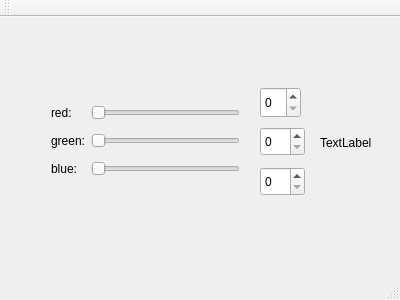
<?xml version="1.0" encoding="UTF-8"?>
<ui version="4.0">
 <class>MainWindow</class>
 <widget class="QMainWindow" name="MainWindow">
  <property name="geometry">
   <rect>
    <x>0</x>
    <y>0</y>
    <width>400</width>
    <height>300</height>
   </rect>
  </property>
  <property name="windowTitle">
   <string>MainWindow</string>
  </property>
  <widget class="QWidget" name="centralWidget">
   <widget class="QWidget" name="gridLayoutWidget">
    <property name="geometry">
     <rect>
      <x>40</x>
      <y>70</y>
      <width>211</width>
      <height>109</height>
     </rect>
    </property>
    <layout class="QGridLayout" name="gridLayout">
     <item row="2" column="1">
      <widget class="QSlider" name="horizontalSliderBlue">
       <property name="orientation">
        <enum>Qt::Horizontal</enum>
       </property>
      </widget>
     </item>
     <item row="2" column="0">
      <widget class="QLabel" name="labelBlue">
       <property name="text">
        <string>blue:</string>
       </property>
      </widget>
     </item>
     <item row="0" column="0">
      <widget class="QLabel" name="labelRed">
       <property name="text">
        <string>red:</string>
       </property>
      </widget>
     </item>
     <item row="0" column="1">
      <widget class="QSlider" name="horizontalSliderRed">
       <property name="orientation">
        <enum>Qt::Horizontal</enum>
       </property>
      </widget>
     </item>
     <item row="1" column="1">
      <widget class="QSlider" name="horizontalSliderGreen">
       <property name="orientation">
        <enum>Qt::Horizontal</enum>
       </property>
      </widget>
     </item>
     <item row="1" column="0">
      <widget class="QLabel" name="labelGreen">
       <property name="text">
        <string>green:</string>
       </property>
      </widget>
     </item>
    </layout>
   </widget>
   <widget class="QLabel" name="colorLabel">
    <property name="geometry">
     <rect>
      <x>320</x>
      <y>100</y>
      <width>62</width>
      <height>51</height>
     </rect>
    </property>
    <property name="text">
     <string>TextLabel</string>
    </property>
   </widget>
   <widget class="QSpinBox" name="spinBoxGreen">
    <property name="geometry">
     <rect>
      <x>260</x>
      <y>110</y>
      <width>45</width>
      <height>29</height>
     </rect>
    </property>
   </widget>
   <widget class="QSpinBox" name="spinBoxBlue">
    <property name="geometry">
     <rect>
      <x>260</x>
      <y>150</y>
      <width>45</width>
      <height>29</height>
     </rect>
    </property>
   </widget>
   <widget class="QSpinBox" name="spinBoxRed">
    <property name="geometry">
     <rect>
      <x>260</x>
      <y>70</y>
      <width>41</width>
      <height>31</height>
     </rect>
    </property>
   </widget>
  </widget>
  <widget class="QMenuBar" name="menuBar">
   <property name="geometry">
    <rect>
     <x>0</x>
     <y>0</y>
     <width>400</width>
     <height>25</height>
    </rect>
   </property>
  </widget>
  <widget class="QToolBar" name="mainToolBar">
   <attribute name="toolBarArea">
    <enum>TopToolBarArea</enum>
   </attribute>
   <attribute name="toolBarBreak">
    <bool>false</bool>
   </attribute>
  </widget>
  <widget class="QStatusBar" name="statusBar"/>
 </widget>
 <layoutdefault spacing="6" margin="11"/>
 <resources/>
 <connections/>
</ui>
